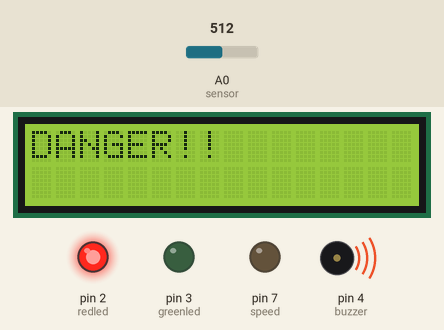
Simulated run of this sketch. Board: Arduino Uno, built with avr-gcc and run on an emulated ATmega328P. On the bench: 16×2 character LCD, output pins drawn as LEDs (lit = HIGH), buzzer (waves = sounding). The inputs (shaded band) are chosen by the test bench; at power-on: A0 (sensor) = 512. What the sketch prints to the serial monitor is not drawn.

Above: at 1.2 s.
1.3 s: A0 (sensor) set to 411
11.5 s: A0 (sensor) set to 389
At 16.1 s:
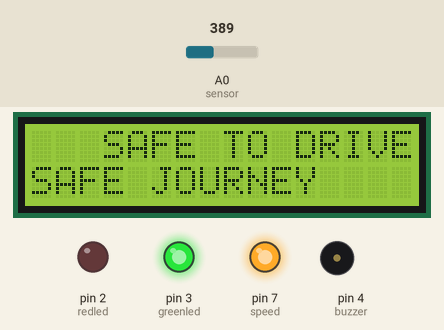
19.0 s: A0 (sensor) set to 410
At 22.3 s:
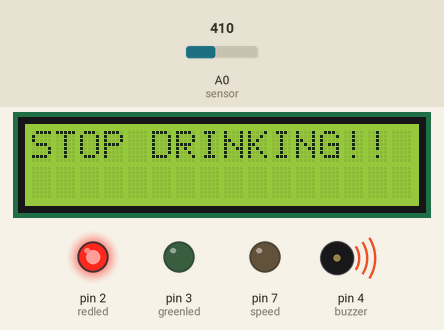
26.5 s: A0 (sensor) set to 390
At 27.6 s:
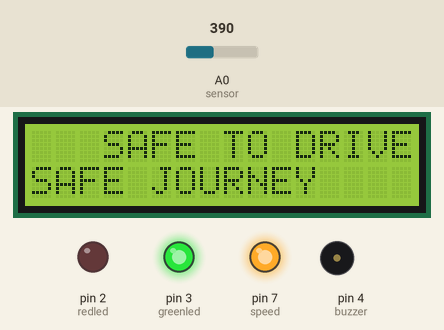
34.0 s: A0 (sensor) set to 511
At 35.4 s:
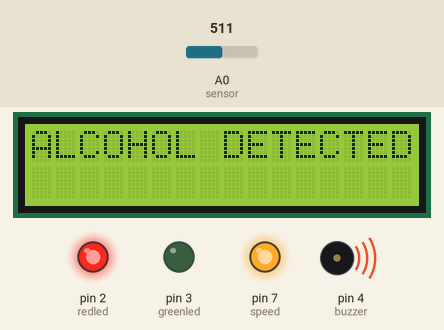
Timing chart, 0 to 38.7 s (numbered marks = the images above; inputs shaded):
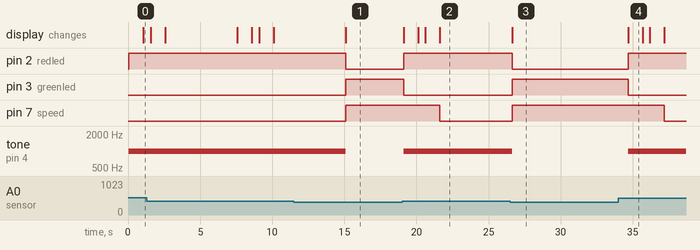

Measured:
- the behaviour switches between 401 and 400 on A0 (sensor) (found by bisection; images 0 and 1)
- after the input at 11.5 s, pin 2 (redled): HIGH → LOW after 3.6 s; pin 3 (greenled), pin 7 (speed): LOW → HIGH after 3.6 s; tone on pin 4 (buzzer): 1000 Hz → silent after 3.6 s; the display: changes after 3.6 s (image 1)
- after the input at 19.0 s, pin 2 (redled): LOW → HIGH after 0.12 s; pin 3 (greenled): HIGH → LOW after 0.12 s; pin 7 (speed): HIGH → LOW after 2.6 s; tone on pin 4 (buzzer): silent → 1000 Hz after 0.12 s; the display: first changes after 0.12 s (image 2 shows a later state)
- after the input at 26.5 s, pin 2 (redled): HIGH → LOW after 0.13 s; pin 3 (greenled), pin 7 (speed): LOW → HIGH after 0.13 s; tone on pin 4 (buzzer): 1000 Hz → silent after 0.13 s; the display: changes after 0.14 s (image 3)
- after the input at 34.0 s, pin 2 (redled): LOW → HIGH after 0.68 s; pin 3 (greenled): HIGH → LOW after 0.68 s; pin 7 (speed): HIGH → LOW after 3.2 s; tone on pin 4 (buzzer): silent → 1000 Hz after 0.68 s; the display: changes after 0.69 s (image 4)
- what the display in image 4 shows lasts 1.0 s, from 34.7 s to 35.7 s

The sketch:

ALCOHOL-DETECTION-USING-MQ3.ino
```cpp
#include <LiquidCrystal.h>
LiquidCrystal lcd(5, 6, 8, 9, 10, 11);

int redled = 2;
int greenled = 3;
int buzzer = 4;
int sensor = A0;
int sensorThresh = 400; // THRESHOLD VALUE FOR ALCOHOL DETETCTION
int speed = 7;

void setup()
{
    pinMode(redled, OUTPUT);
    pinMode(greenled, OUTPUT);
    pinMode(buzzer, OUTPUT);
    pinMode(sensor, INPUT);
    pinMode(speed, OUTPUT);
    Serial.begin(9600);
    lcd.begin(16, 2);
}

void loop()
{
    int analogValue = analogRead(sensor); // VALUE READ BY MQ3
    Serial.print(analogValue);
    if (analogValue > sensorThresh) // CONDITION FOR DRUNK DRIVER
    {
        digitalWrite(redled, HIGH);
        digitalWrite(greenled, LOW);
        // PLAY THE BUZZER WITH FREQUENCY OF 1000 Hz FOR 3 SECONDS
        tone(buzzer, 1000, 8000);
        lcd.clear();
        lcd.setCursor(0, 0);
        lcd.print("ALCOHOL DETECTED!!");
        delay(1000);
        lcd.clear();
        lcd.setCursor(0, 0);
        lcd.print("DANGER!!");
        delay(500);
        lcd.setCursor(0, 1);
        lcd.print("ENGINE STOPED!! ");
        delay(1000);
        lcd.clear();
        digitalWrite(speed, LOW);
        lcd.setCursor(0, 0);
        lcd.print("STOP DRINKING!! ");
        delay(5000);
    }
    else // IF DRIVER IS NOT DRUNK
    {
        digitalWrite(greenled, HIGH);
        digitalWrite(redled, LOW);
        digitalWrite(speed, HIGH);
        noTone(buzzer);
        lcd.clear();
        lcd.setCursor(3, 0);
        lcd.print("SAFE TO DRIVE");
        lcd.setCursor(0, 1);
        lcd.print("SAFE JOURNEY");
        delay(1000);
    }
}
```
